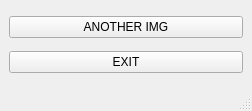
<?xml version="1.0" encoding="UTF-8"?>
<ui version="4.0">
 <class>MainWindow</class>
 <widget class="QMainWindow" name="MainWindow">
  <property name="geometry">
   <rect>
    <x>0</x>
    <y>0</y>
    <width>252</width>
    <height>111</height>
   </rect>
  </property>
  <property name="sizePolicy">
   <sizepolicy hsizetype="Fixed" vsizetype="Fixed">
    <horstretch>0</horstretch>
    <verstretch>0</verstretch>
   </sizepolicy>
  </property>
  <property name="windowTitle">
   <string>CRIB-CRAB NOTES</string>
  </property>
  <property name="windowIcon">
   <iconset>
    <normaloff>sources/Martin-Berube-Flat-Animal-Crab.ico</normaloff>sources/Martin-Berube-Flat-Animal-Crab.ico</iconset>
  </property>
  <property name="tabShape">
   <enum>QTabWidget::Triangular</enum>
  </property>
  <widget class="QWidget" name="centralwidget">
   <property name="sizePolicy">
    <sizepolicy hsizetype="Preferred" vsizetype="Preferred">
     <horstretch>0</horstretch>
     <verstretch>0</verstretch>
    </sizepolicy>
   </property>
   <property name="maximumSize">
    <size>
     <width>640</width>
     <height>480</height>
    </size>
   </property>
   <property name="layoutDirection">
    <enum>Qt::LeftToRight</enum>
   </property>
   <property name="autoFillBackground">
    <bool>false</bool>
   </property>
   <layout class="QGridLayout" name="gridLayout">
    <item row="0" column="0">
     <widget class="QPushButton" name="pushButton_newimg">
      <property name="text">
       <string>ANOTHER IMG</string>
      </property>
     </widget>
    </item>
    <item row="1" column="0">
     <widget class="QPushButton" name="pushButton_Exit">
      <property name="text">
       <string>EXIT</string>
      </property>
      <property name="iconSize">
       <size>
        <width>16</width>
        <height>16</height>
       </size>
      </property>
     </widget>
    </item>
   </layout>
  </widget>
  <widget class="QMenuBar" name="menubar">
   <property name="geometry">
    <rect>
     <x>0</x>
     <y>0</y>
     <width>252</width>
     <height>21</height>
    </rect>
   </property>
  </widget>
  <widget class="QStatusBar" name="statusbar"/>
  <action name="main_b01">
   <property name="text">
    <string>Do something</string>
   </property>
  </action>
  <action name="actionG2">
   <property name="text">
    <string>g2</string>
   </property>
  </action>
  <action name="main_exit">
   <property name="text">
    <string>Exit</string>
   </property>
  </action>
 </widget>
 <resources/>
 <connections/>
</ui>
